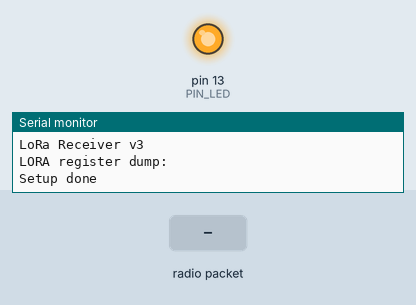
Simulated run of this sketch. Board: Arduino Uno, built with avr-gcc and run on an emulated ATmega328P. On the bench: output pins drawn as LEDs (lit = HIGH), the last lines printed to the serial monitor. Inputs (shaded band) come from the test bench. No radio packets arrive unless stated.

Above: at 1.2 s.
1.3 s: radio packet "1" arrives
At 2.4 s:
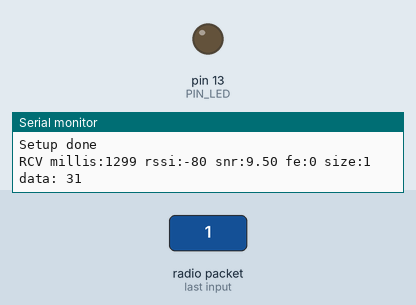
At 32.7 s:
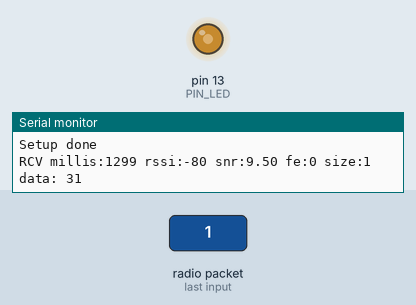
Timing chart, 0 to 34.2 s (numbered marks = the images above; inputs shaded):
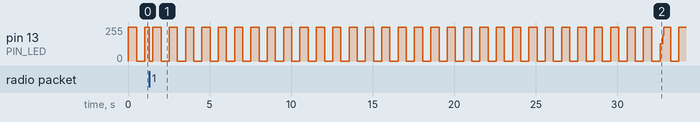

The sketch:

LoRaDumper.ino
```cpp
#include <SPI.h>
#include <LoRa.h>

#define PIN_LED	13
#define LED_MILLIS 500

#define PIN_LORA_CS	8
#define PIN_LORA_RST	4
#define PIN_LORA_IRQ	7

void setup() {
  Serial.begin(9600);
  while (!Serial);

  Serial.println("LoRa Receiver v3");

  pinMode(PIN_LED, OUTPUT);
  digitalWrite(PIN_LED, HIGH);

  LoRa.setPins(PIN_LORA_CS, PIN_LORA_RST, PIN_LORA_IRQ);
  if (!LoRa.begin(915E6)) {
    Serial.println("Starting LoRa failed!");
    while (1) {
  	digitalWrite(PIN_LED, HIGH);
	delay(100);
  	digitalWrite(PIN_LED, LOW);
	delay(100);
    }
  }
  Serial.println("LORA register dump:");
  LoRa.dumpRegisters(Serial);
  Serial.println("Setup done");
}

int nextblink = 0;
bool blinkstate = true;

void blink() {
	if (blinkstate) {
  	  digitalWrite(PIN_LED, HIGH);
	  blinkstate = false;
	} else {
  	  digitalWrite(PIN_LED, LOW);
	  blinkstate = true;
	}
}

void loop() {
  int now = millis();
  if (now > nextblink) {
	blink();
	nextblink = now + LED_MILLIS;
  }

  int packetSize = LoRa.parsePacket();
  if (packetSize) {
    Serial.print("RCV");

    Serial.print(" millis:");
    Serial.print(millis());

    Serial.print(" rssi:");
    Serial.print(LoRa.packetRssi());

    Serial.print(" snr:");
    Serial.print(LoRa.packetSnr());

    Serial.print(" fe:");
    Serial.print(LoRa.packetFrequencyError());

    Serial.print(" size:");
    Serial.print(packetSize);

    Serial.print(" data:");
    while (LoRa.available()) {
        byte val = LoRa.read();
        Serial.print(" ");
        if (val < 16) { Serial.print("0"); }
        Serial.print(String(val,HEX));
	blink();
    }
    Serial.println("");
  }
}
```
